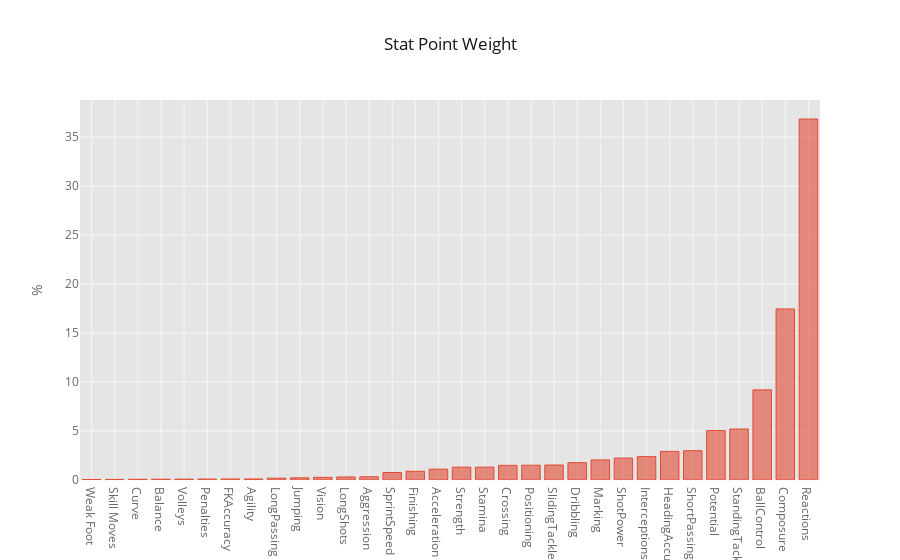

Notebook source saved alongside this figure:
### Markdown cell above
### Weight
* Assigned weights to stat points based on how much it affects overall rating

### Code cell
#Find which stat points most affect the overall rating
weights = pd.Series(100*regbgb.feature_importances_,index=X_train.columns).sort_values()
weights.iplot(kind='bar', yTitle='%', world_readable=True, title='Stat Point Weight')

### Figure 1 — Plotly figure (JSON) as saved in the notebook; plotly's stock layout.template omitted (floating-point values rounded to 4 significant figures)
{"data": [{"marker": {"color": "rgba(226, 74, 51, 0.6)", "line": {"color": "rgba(226, 74, 51, 1.0)", "width": 1}}, "name": "None", "orientation": "v", "text": "", "type": "bar", "uid": "91dd48a4-67bb-4e5f-8114-acb9175914f4", "x": ["Weak Foot", "Skill Moves", "Curve", "Balance", "Volleys", "Penalties", "FKAccuracy", "Agility", "LongPassing", "Jumping", "Vision", "LongShots", "Aggression", "SprintSpeed", "Finishing", "Acceleration", "Strength", "Stamina", "Crossing", "Positioning", "SlidingTackle", "Dribbling", "Marking", "ShotPower", "Interceptions", "HeadingAccuracy", "ShortPassing", "Potential", "StandingTackle", "BallControl", "Composure", "Reactions"], "y": [0.05228, 0.05746, 0.07437, 0.07956, 0.08625, 0.09707, 0.103, 0.1069, 0.181, 0.2202, 0.2732, 0.3085, 0.3313, 0.7641, 0.8908, 1.108, 1.31, 1.312, 1.494, 1.508, 1.528, 1.769, 2.05, 2.237, 2.386, 2.919, 2.99, 5.047, 5.205, 9.201, 17.46, 36.85]}], "layout": {"legend": {"bgcolor": "#FFFFFF", "font": {"color": "#666666"}}, "paper_bgcolor": "#FFFFFF", "plot_bgcolor": "#E5E5E5", "title": {"font": {"color": "#151516"}, "text": "Stat Point Weight"}, "xaxis": {"gridcolor": "#F6F6F6", "showgrid": true, "tickfont": {"color": "#666666"}, "title": {"font": {"color": "#666666"}, "text": ""}, "zerolinecolor": "#F6F6F6"}, "yaxis": {"gridcolor": "#F6F6F6", "showgrid": true, "tickfont": {"color": "#666666"}, "title": {"font": {"color": "#666666"}, "text": "%"}, "zerolinecolor": "#F6F6F6"}}}
